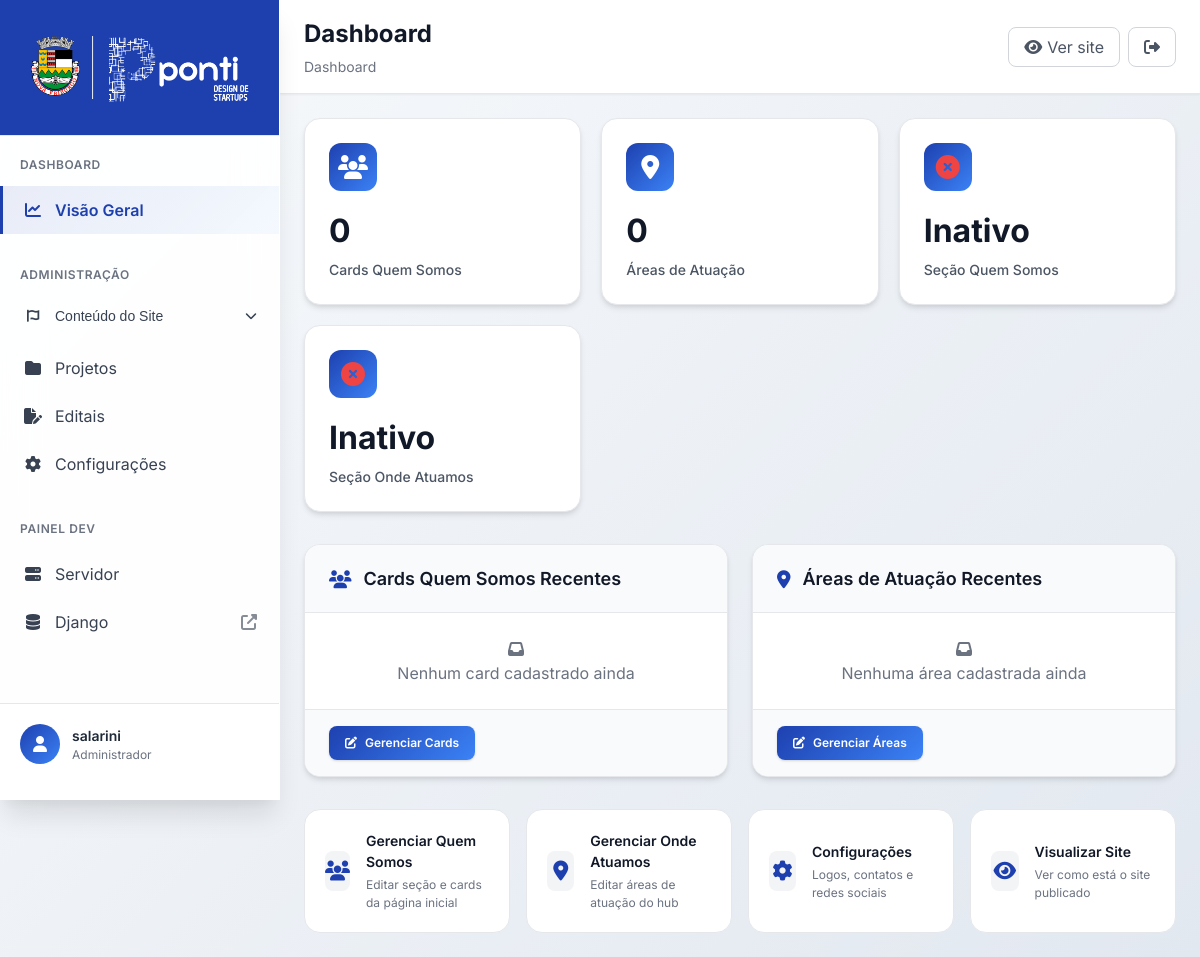
The app's page /painel/ (signed in), older data.
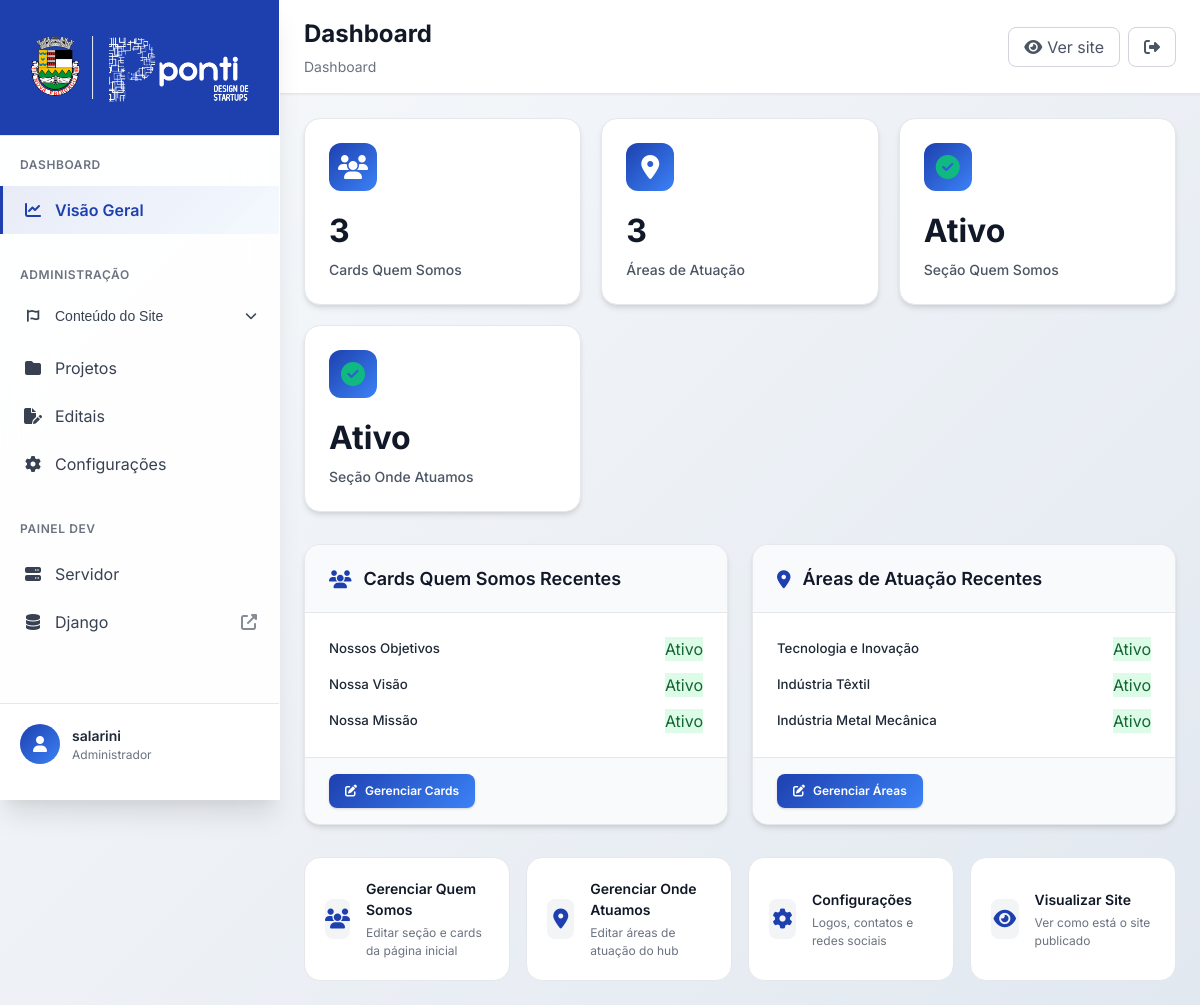
The same page, newer data.
### core/models.py (models this page shows, shortened)
class CardQuemSomos(models.Model):
    titulo = models.CharField(
        max_length=100,
        verbose_name="Título do Card"
    )
    corpo = models.TextField(
        verbose_name="Conteúdo do Card"
    )
    ordem = models.PositiveIntegerField(
        default=1,
        verbose_name="Ordem de Exibição",
        help_text="Ordem em que o card será exibido (1, 2, 3...)"
    )
    ativo = models.BooleanField(
        default=True,
        verbose_name="Ativo"
    )
    criado_em = models.DateTimeField(
        auto_now_add=True,
        verbose_name="Criado em"
    )
    atualizado_em = models.DateTimeField(
        auto_now=True,
        verbose_name="Atualizado em"
    )
    class Meta:
        verbose_name = "Card - Quem Somos"
        verbose_name_plural = "CARDS - Quem Somos"
        ordering = ['ordem', 'criado_em']
        unique_together = ['ordem']

class AreaAtuacao(models.Model):
    titulo = models.CharField(
        max_length=100,
        verbose_name="Título da Área"
    )
    icone = models.CharField(
        max_length=50,
        blank=True,
        verbose_name="Ícone (Classe CSS)",
        help_text="Classe CSS para o ícone (ex: fa-solid fa-industry). Pode ficar vazio."
    )
    corpo = models.TextField(
        verbose_name="Corpo/Descrição da Área",
        default="Descrição da área de atuação."
    )
    badges = models.CharField(
        max_length=200,
        blank=True,
        verbose_name="Badges",
        help_text="Badges separadas por vírgula (ex: Automação, Inovação). Pode ficar vazio."
    )
    ordem = models.PositiveIntegerField(
        default=1,
        verbose_name="Ordem de Exibição"
    )
    ativo = models.BooleanField(
        default=False,  # Por padrão desativado
        verbose_name="Ativo"
    )
    criado_em = models.DateTimeField(
        auto_now_add=True,
        verbose_name="Criado em"
    )
    atualizado_em = models.DateTimeField(
        auto_now=True,
        verbose_name="Atualizado em"
    )
    class Meta:
        verbose_name = "Área de Atuação"
        verbose_name_plural = "ÁREAS DE ATUAÇÃO"
        ordering = ['ordem', 'criado_em']
        unique_together = ['ordem']

### core_admin/views.py (the view)
# urls.py: path('', views.dashboard, name='dashboard'),
@login_required
@user_passes_test(staff_required)
def dashboard(request):
    stats = {
        'total_cards_quem_somos': CardQuemSomos.objects.count(),
        'total_areas_atuacao': AreaAtuacao.objects.count(),
        'quem_somos_ativo': SessaoQuemSomos.objects.filter(ativo=True).exists(),
        'onde_atuamos_ativo': SessaoOndeAtuamos.objects.filter(ativo=True).exists(),
    }
    recent_cards = CardQuemSomos.objects.filter(ativo=True).order_by('-id')[:5]
    recent_areas = AreaAtuacao.objects.filter(ativo=True).order_by('-id')[:5]
    context = {
        'stats': stats,
        'recent_cards': recent_cards,
        'recent_areas': recent_areas,
    }
    return render(request, 'core_admin/dashboard.html', context)

### core_admin/views.py (called while the page is built)
def staff_required(user):
    return user.is_staff

### core_admin/templates/core_admin/dashboard.html (shortened to what the changed rows need)
{% extends 'core_admin/base.html' %}
{% load static %}
{% block page_title %}Dashboard{% endblock %}
{% block content %}
<div class="stats-grid">
    <div class="stat-card">
        <div class="stat-icon">
            <i class="fas fa-users"></i>
        </div>
        <div class="stat-value">{{ stats.total_cards_quem_somos }}</div>
        <div class="stat-label">Cards Quem Somos</div>
    </div>
    <div class="stat-card">
        <div class="stat-icon">
            <i class="fas fa-map-marker-alt"></i>
        </div>
        <div class="stat-value">{{ stats.total_areas_atuacao }}</div>
        <div class="stat-label">Áreas de Atuação</div>
    </div>
    <div class="stat-card">
        <div class="stat-icon">
            <i class="fas fa-{% if stats.quem_somos_ativo %}check-circle text-success{% else %}times-circle text-error{% endif %}"></i>
        </div>
        <div class="stat-value">{% if stats.quem_somos_ativo %}Ativo{% else %}Inativo{% endif %}</div>
        <div class="stat-label">Seção Quem Somos</div>
    </div>
    <div class="stat-card">
        <div class="stat-icon">
            <i class="fas fa-{% if stats.onde_atuamos_ativo %}check-circle text-success{% else %}times-circle text-error{% endif %}"></i>
        </div>
        <div class="stat-value">{% if stats.onde_atuamos_ativo %}Ativo{% else %}Inativo{% endif %}</div>
        <div class="stat-label">Seção Onde Atuamos</div>
    </div>
</div>
<div class="grid grid-cols-2">
    <div class="admin-card">
        <div class="card-content">
            {% if recent_cards %}
                <div class="space-y-3">
                    {% for card in recent_cards %}
                    <div class="flex items-center justify-between p-3 bg-gray-50 rounded-lg">
                        <div class="flex items-center gap-3">
                            <div>
                                <h5 class="font-medium text-gray-900">{{ card.titulo|truncatechars:30 }}</h5>
                            </div>
                        </div>
                        <span class="px-2 py-1 text-xs rounded-full {% if card.ativo %}bg-green-100 text-green-800{% else %}bg-red-100 text-red-800{% endif %}">
                            {% if card.ativo %}Ativo{% else %}Inativo{% endif %}
                        </span>
                    </div>
                    {% endfor %}
                </div>
            {% else %}
                <div class="text-center text-gray-500 py-8">
                    <i class="fas fa-inbox text-3xl mb-3"></i>
                    <p>Nenhum card cadastrado ainda</p>
                </div>
            {% endif %}
        </div>
    </div>
    <div class="admin-card">
        <div class="card-content">
            {% if recent_areas %}
                <div class="space-y-3">
                    {% for area in recent_areas %}
                    <div class="flex items-center justify-between p-3 bg-gray-50 rounded-lg">
                        <div class="flex items-center gap-3">
                            <div>
                                <h5 class="font-medium text-gray-900">{{ area.titulo|truncatechars:30 }}</h5>
                            </div>
                        </div>
                        <span class="px-2 py-1 text-xs rounded-full {% if area.ativo %}bg-green-100 text-green-800{% else %}bg-red-100 text-red-800{% endif %}">
                            {% if area.ativo %}Ativo{% else %}Inativo{% endif %}
                        </span>
                    </div>
                    {% endfor %}
                </div>
            {% else %}
                <div class="text-center text-gray-500 py-8">
                    <i class="fas fa-inbox text-3xl mb-3"></i>
                    <p>Nenhuma área cadastrada ainda</p>
                </div>
            {% endif %}
        </div>
    </div>
</div>
{% endblock %}

Row changes from the older to the newer data that the page shows:
added CardQuemSomos: titulo "Nossos Objetivos", ativo "Ativo"
added CardQuemSomos: titulo "Nossa Visão", ativo "Ativo"
added CardQuemSomos: titulo "Nossa Missão", ativo "Ativo"
added AreaAtuacao: titulo "Tecnologia e Inovação", ativo "Ativo"
added AreaAtuacao: titulo "Indústria Têxtil", ativo "Ativo"
added AreaAtuacao: titulo "Indústria Metal Mecânica", ativo "Ativo"
Text that changed along with them:
{{ stats.total_cards_quem_somos }}: "0" → "3"
{{ stats.total_areas_atuacao }}: "0" → "3"
text no longer shown: "Inativo Inativo Nenhum card cadastrado ainda Nenhuma área cadastrada ainda"
text now shown: "Ativo Ativo"
